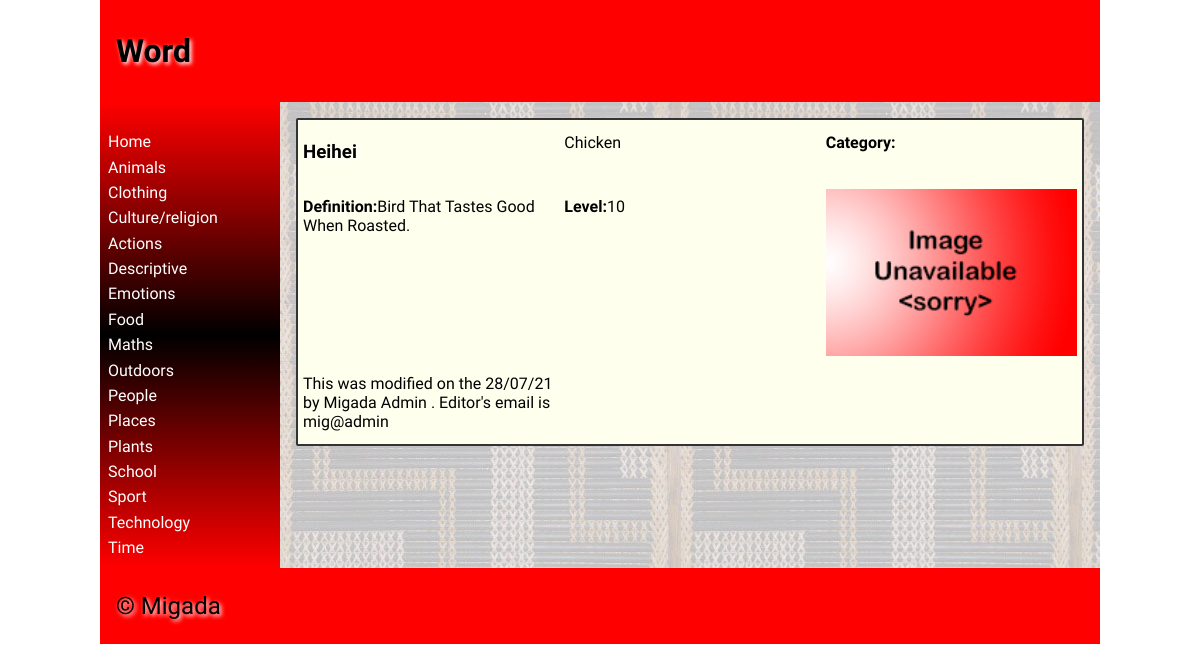
Before: /wordpage?word=41&category= with the older database file.
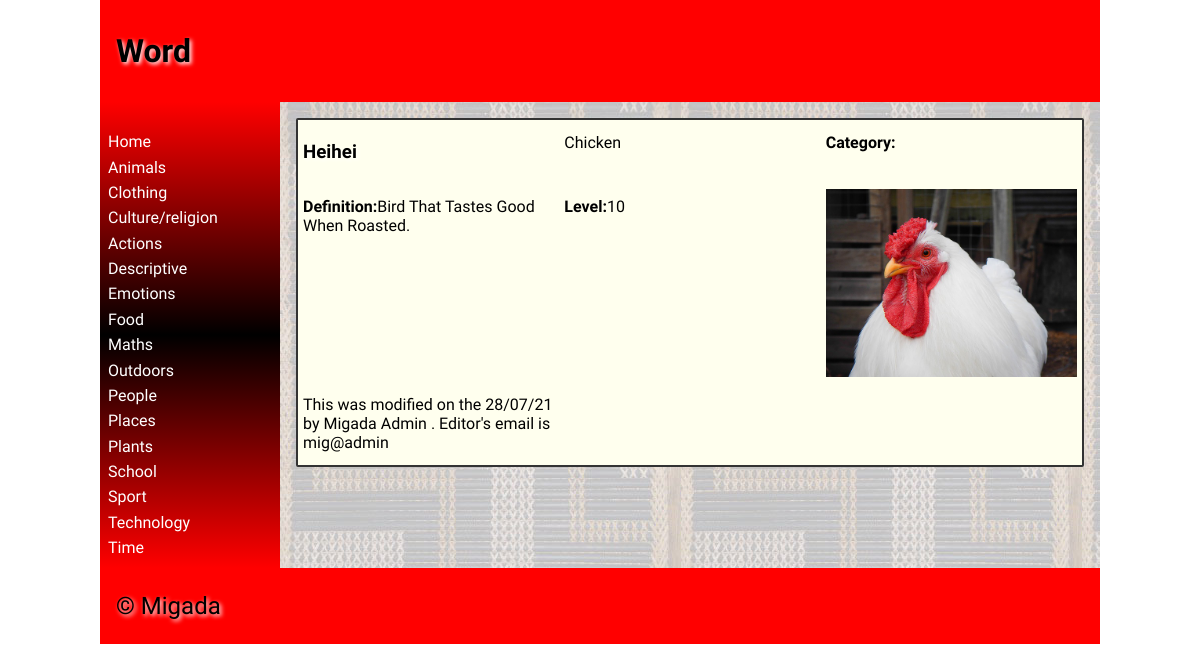
After: the same page with the newer database file.
### tables this page shows
CREATE TABLE "category"
(
	categoryid INTEGER
		constraint category_pk
			primary key autoincrement,
	category varchar(30)
);

CREATE TABLE "dictionary_values"
(
	id INTEGER
		constraint dictionary_values_pk
			primary key autoincrement,
	maori varchar(60),
	english varchar(100),
	category INTEGER,
	definition varchar(500),
	level INTEGER,
	picture varchar(15),
	userid INTEGER,
	date_modified char(8)
);

CREATE TABLE users
(
	id INTEGER
		constraint users_pk
			primary key autoincrement,
	fname varchar(30),
	lname varchar(30),
	email varchar(80),
	password varchar(120)
);

### app.py (the view)
@app.route('/wordpage') # Word Page
def render_wordpage():
    id = request.args.get("word") #Gets the information from the URL arguments.
    categoryname = request.args.get("category")
    con = create_connection("maori_dictionary.db") # Gets all the information for the one word.
    query = "SELECT id, maori, english, category, definition, level, picture, userid, date_modified FROM dictionary_values WHERE id=?"
    cur = con.cursor()
    cur.execute(query, (id,))
    print(cur.fetchall)
    one = cur.fetchall()[0]
    userid = one[7]
    print(userid)
    print(one)
    con.close()
    con = create_connection("maori_dictionary.db") # This gets all the creator/modifiers information.
    query = "SELECT fname, lname, email FROM users WHERE id=?"
    cur = con.cursor()
    cur.execute(query, (userid,))
    details = cur.fetchall()
    print(details[0])
    fname = details[0][0]
    lname = details[0][1]
    email = details[0][2]
    con.close()
    return return_page('wordpage.html', oneword=one, category=categoryname, logged_in=is_logged_in(), fname=fname, lname=lname, email=email) # renders the wordpage and sends all the information to the HTML page.

### app.py (called while the page is built)
def create_connection(db_file): # This function is used to make a connection with the database.
    try:                        #It is used when ever I do a query.
        connection = sqlite3.connect(db_file)
        return connection
    except Error as e:
        print(e)

def return_page(page, **extras): # This function does the rendering of the webpages. It allows me to pass through all of the cateogory information to all the pages.
    con = create_connection("maori_dictionary.db") # Makes connection and executes query to get category information.
    query = "SELECT categoryid, category  FROM category"
    cur = con.cursor()
    cur.execute(query)
    categorylist = dict(cur.fetchall())
    print(categorylist)
    con.close
    return render_template(page, categories=categorylist, **extras) # Renders all the webpages and sends category information.

def is_logged_in(): # Checks if and user is logged in.
    if session.get("email") is None:
        print("not logged in")
        return False
    else:
        print("logged in")
        return True

### templates/wordpage.html (shortened to what this page needs)
{% extends 'base.html' %}
{% block heading %}Word{% endblock %}
{% block main %}
    <div class="word-box" >
        <h3>{{ oneword[1]|title }}</h3>
        <p>{{ oneword[2]|title }}</p>
        <p><strong>Category:</strong>{{ category|title }}</p>
        <p><strong>Definition:</strong>{{ oneword[4]|title }}</p>
        <p><strong>Level:</strong>{{ oneword[5] }}</p>
        <img src="static/images/{{ oneword[6] }}.png">
        <p>This was modified on the {{ oneword[8] }} by {{ fname }} {{ lname }} . Editor's email is {{ email }}</p>
    </div>
{% endblock %}

### templates/base.html (shortened to what this page needs)
<!doctype html>
<html lang="en">
<head>
	<link href="{{ url_for('static', filename='css/style.css') }}" rel="stylesheet">
</head>
<body>
	<div id="container">
		<header>
			<h1>{% block heading %}{% endblock %}</h1>
		</header>
		<nav>
			<ul>
                <li><a href="\">Home</a></li>
                {% for id, category in categories.items() %}
                    <li><a href="/categorypage?category={{ id }}">{{ category|title }}</a></li>
                {% endfor %}
			</ul>
		</nav>
		<main>
            {% block main%}{% endblock %}
        </main>
		<footer>
			<p>
				&copy; Migada
			</p>
		</footer>
	</div>
</body>
</html>

### static/css/style.css (style rules this page uses)
* { font-family: Comfortaa, sans-serif; margin: 0; padding: 0; box-sizing: border-box; }
#container { display: grid; grid-template-columns: 75px auto; grid-template-areas: 'nav header' 'main main' 'footer footer'; }
header { grid-area: header; background-color: #f00; padding: 1rem; }
nav { grid-area: nav; }
main { grid-area: main; padding: 1rem; background-color: #edd; }
h1, h2, h3, h4 { padding: 1rem 0; font-family: 'Suez One', serif; color: #000; text-shadow: 2px 2px 4px #fff; }
p { padding: 0.5rem 0; }
a { color: #222; }
img { width: 100%; }
footer { grid-area: footer; padding: 1rem; background-color: #f00; }
footer p { color: #000; text-shadow: 2px 2px 4px #fff; font-size: 1.5rem; }
@media only screen and (min-width: 768px) { #container { grid-template-columns: 180px auto; grid-template-areas: 'header header' 'nav main' 'footer footer'; } }
@media only screen and (min-width: 768px) { nav { background: linear-gradient(180deg, rgba(255,0,0,1) 0%, rgba(0, 0, 0, 1) 50%, rgba(255,0,0,1) 100%); padding: 0.5rem; } }
@media only screen and (min-width: 768px) { nav ul { list-style: none; } }
@media only screen and (min-width: 768px) { nav li { padding: 0.2rem 0; } }
@media only screen and (min-width: 768px) { nav a { color: #fff; text-decoration: none; } }
@media only screen and (min-width: 768px) { main { background-image: url('/poutama.png'); } }
@media only screen and (min-width: 1000px) { #container { width: 1000px; margin: auto; } }
@media only screen and (min-width: 1000px) { .word-box { background-color: #ffe; padding:5px; border: 2px solid #333; border-radius: 2px; display: grid; grid-template-columns: 1fr 1fr 1fr; grid-column-gap: 10px; grid-row-gap: 10px; } }

Changed rows visible on the page:
changed dictionary_values "Heihei": picture: picture added in place of a placeholder
